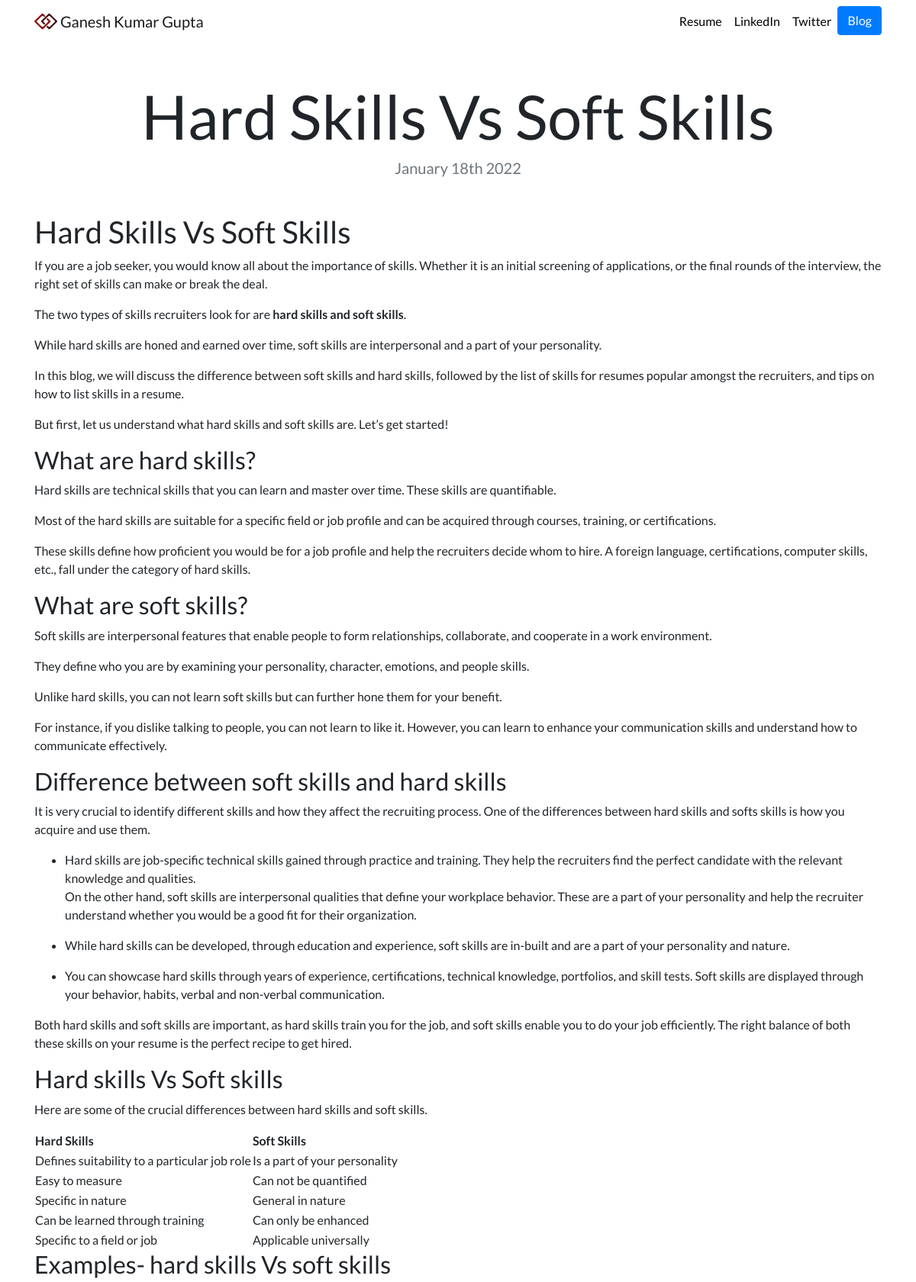
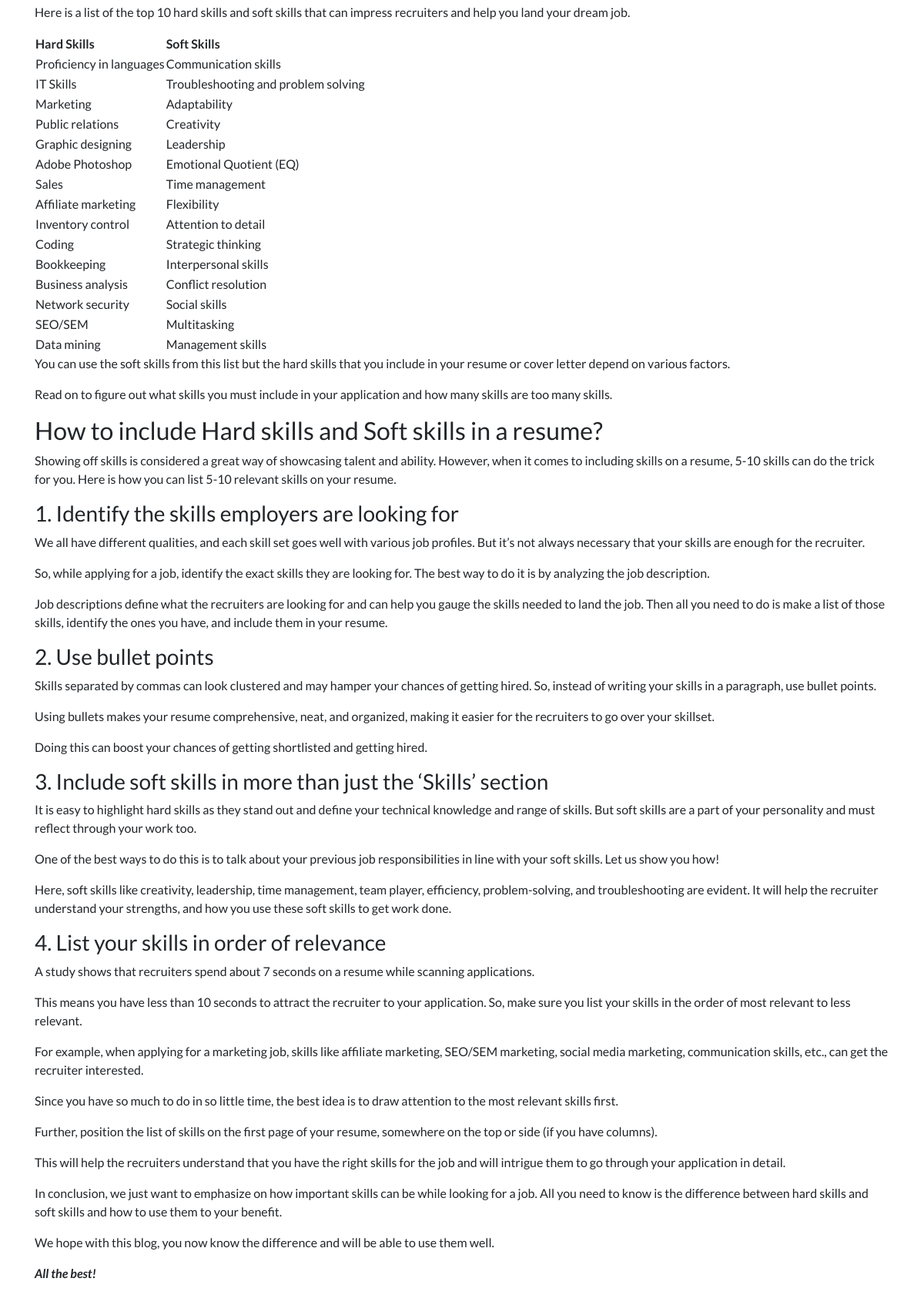
The app's page /blog/13/ with its own data (2 pictures, top to bottom).
### blog/models.py (models this page shows, shortened)
class Blog(models.Model):
    title = models.CharField(max_length=200)
    description = models.TextField()
    date = models.DateField()

### blog/views.py (the view)
# urls.py: path('<int:blog_id>/', views.detail, name='detail'),
def detail(request, blog_id):
    blog = get_object_or_404(Blog, pk=blog_id)
    return render(request, 'blog/detail.html', {'blog':blog})

### blog/templates/blog/detail.html
{% extends "portfolio/base.html" %}
{% load static %}
{% block content %}
<h1 class="text-center mt-5" id="blogdetailtitle">{{ blog.title }}</h1>
<h5 class="text-center text-muted mb-5">{{ blog.date|date:'F jS Y' }}</h5>
{{ blog.description|safe }}
{% endblock %}

### portfolio/static/portfolio/custom.css (style rules this page uses)
body { font-family: 'Lato', sans-serif; }
@media (min-width: 992px) { #blogdetailtitle { font-size: 5rem; } }

### records on screen
Blog: title "Hard Skills Vs Soft Skills", date "January 18th 2022", description "Hard Skills Vs Soft Skills If you are a job seeker, you would know all about the importance of skills. Whether it is an initial screening of applications, or the final rounds of the interview, the right set of skills can make or break the deal. The two types of skills recruiters look for are hard skills and soft skills . While hard skills are honed and earned over time, soft skills are interpersonal and a part of your personality. In this blog, we will discuss the difference between soft skills and hard skills, followed by the list of skills for resumes popular amongst the recruiters, and tips on how to list skills in a resume. But first, let us understand what hard skills and soft skills…"
